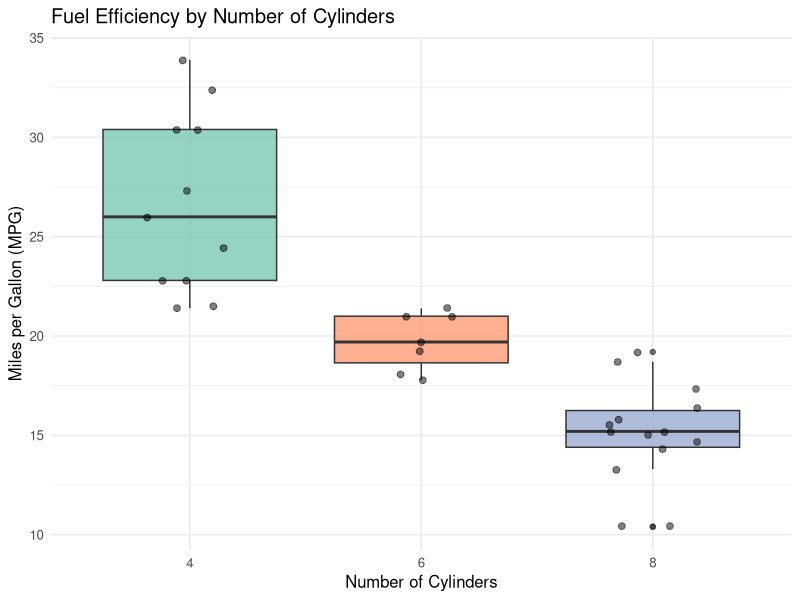
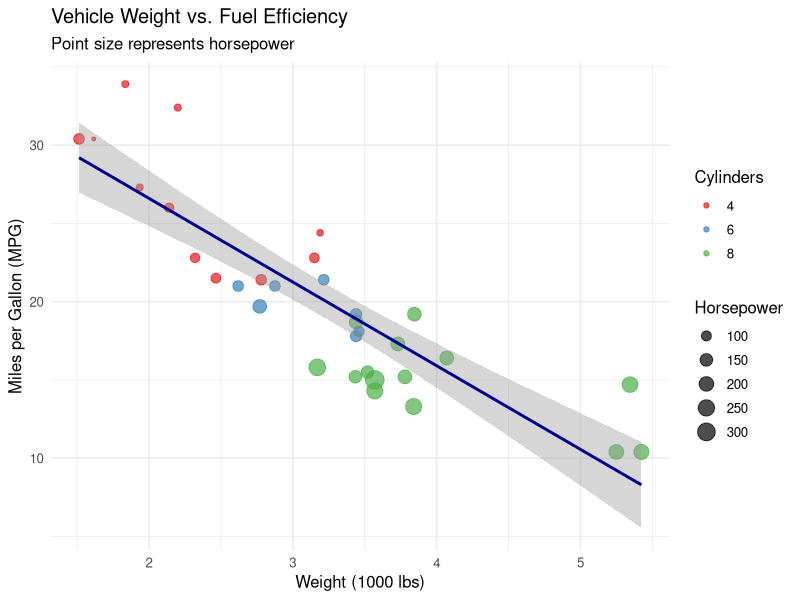
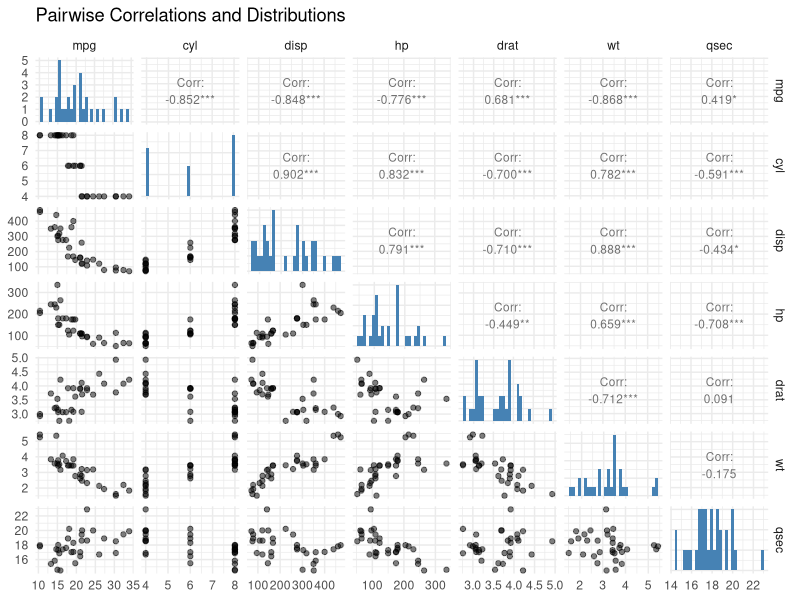
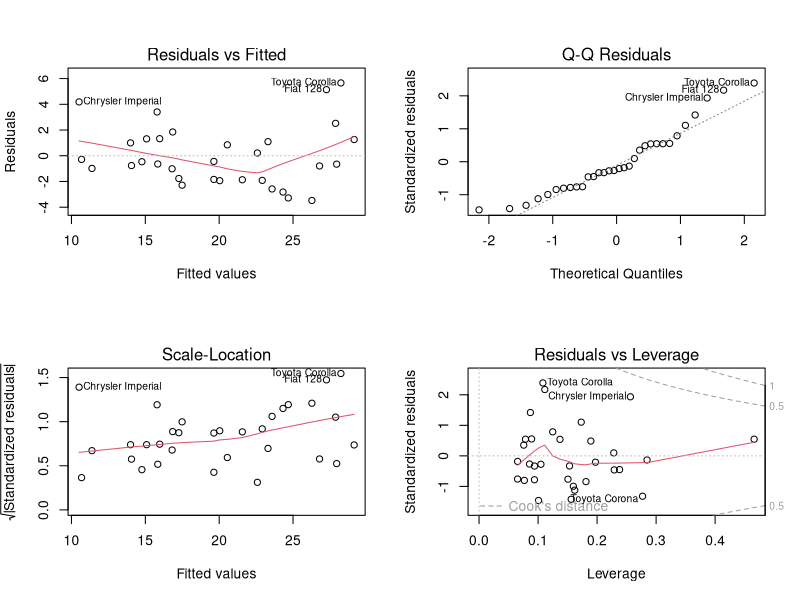

Write R code to recreate these figures, in order.
## ---- chunk 1
# Load required libraries
library(tidyverse)
library(knitr)
library(kableExtra)
library(GGally)
library(car)
library(broom)

# Set default theme for plots
theme_set(theme_minimal(base_size = 12))

# Load the data
data(mtcars)
## ---- chunk 2
#| label: tbl-descriptive
#| tbl-cap: "Descriptive Statistics for Key Variables"

# Calculate descriptive statistics
desc_stats <- mtcars %>%
  select(mpg, cyl, disp, hp, wt) %>%
  summarise(
    across(
      everything(),
      list(
        Mean = ~mean(., na.rm = TRUE),
        SD = ~sd(., na.rm = TRUE),
        Min = ~min(., na.rm = TRUE),
        Max = ~max(., na.rm = TRUE)
      ),
      .names = "{.col}_{.fn}"
    )
  ) %>%
  pivot_longer(
    everything(),
    names_to = c("Variable", "Statistic"),
    names_sep = "_"
  ) %>%
  pivot_wider(
    names_from = Statistic,
    values_from = value
  )

# Create formatted table
desc_stats %>%
  mutate(across(where(is.numeric), ~round(., 2))) %>%
  kable(
    col.names = c("Variable", "Mean", "SD", "Minimum", "Maximum"),
    align = c("l", "r", "r", "r", "r")
  ) %>%
  kable_styling(
    bootstrap_options = c("striped", "hover"),
    full_width = FALSE
  )
## ---- chunk 3
#| label: fig-distributions
#| fig-cap: "Distribution of Fuel Efficiency by Number of Cylinders"
#| fig-width: 8
#| fig-height: 5

ggplot(mtcars, aes(x = factor(cyl), y = mpg, fill = factor(cyl))) +
  geom_boxplot(alpha = 0.7) +
  geom_jitter(width = 0.2, alpha = 0.5, size = 2) +
  scale_fill_brewer(palette = "Set2") +
  labs(
    title = "Fuel Efficiency by Number of Cylinders",
    x = "Number of Cylinders",
    y = "Miles per Gallon (MPG)",
    fill = "Cylinders"
  ) +
  theme(legend.position = "none")
## ---- chunk 4
#| label: fig-scatter
#| fig-cap: "Relationship Between Weight and Fuel Efficiency"
#| fig-width: 8
#| fig-height: 5

ggplot(mtcars, aes(x = wt, y = mpg)) +
  geom_point(aes(color = factor(cyl), size = hp), alpha = 0.7) +
  geom_smooth(method = "lm", se = TRUE, color = "darkblue", linewidth = 1) +
  scale_color_brewer(palette = "Set1") +
  labs(
    title = "Vehicle Weight vs. Fuel Efficiency",
    subtitle = "Point size represents horsepower",
    x = "Weight (1000 lbs)",
    y = "Miles per Gallon (MPG)",
    color = "Cylinders",
    size = "Horsepower"
  )
## ---- chunk 5
#| label: fig-correlation
#| fig-cap: "Correlation Matrix of Vehicle Characteristics"
#| fig-width: 10
#| fig-height: 8

# Select numeric variables for correlation
mtcars_numeric <- mtcars %>%
  select(mpg, cyl, disp, hp, drat, wt, qsec)

# Create correlation plot
ggpairs(
  mtcars_numeric,
  upper = list(continuous = wrap("cor", size = 3)),
  lower = list(continuous = wrap("points", alpha = 0.5)),
  diag = list(continuous = wrap("barDiag", fill = "steelblue"))
) +
  theme_minimal() +
  labs(title = "Pairwise Correlations and Distributions")
## ---- chunk 6
# Fit simple linear model
model_simple <- lm(mpg ~ wt, data = mtcars)

# Display model summary
summary(model_simple)
## ---- chunk 7
# Fit multiple regression model
model_multiple <- lm(mpg ~ wt + hp + cyl + am, data = mtcars)

# Display model summary
summary(model_multiple)
## ---- chunk 8
#| label: tbl-regression
#| tbl-cap: "Comparison of Regression Models"

# Create comparison table
model_list <- list(
  "Model 1: Simple" = model_simple,
  "Model 2: Multiple" = model_multiple
)

# Extract model statistics
comparison <- map_df(model_list, glance, .id = "Model") %>%
  select(Model, r.squared, adj.r.squared, AIC, BIC, df, nobs)

# Format and display table
comparison %>%
  mutate(across(where(is.numeric), ~round(., 3))) %>%
  kable(
    col.names = c("Model", "R²", "Adj. R²", "AIC", "BIC", "df", "N"),
    align = c("l", rep("r", 6))
  ) %>%
  kable_styling(
    bootstrap_options = c("striped", "hover"),
    full_width = FALSE
  )
## ---- chunk 9
#| label: tbl-regression-detailed
#| tbl-cap: "Multiple Regression Model Coefficients"

# Create detailed regression table
tidy(model_multiple) %>%
  mutate(
    term = case_when(
      term == "(Intercept)" ~ "Intercept",
      term == "wt" ~ "Weight (1000 lbs)",
      term == "hp" ~ "Horsepower",
      term == "cyl" ~ "Cylinders",
      term == "am" ~ "Transmission (Manual)",
      TRUE ~ term
    ),
    across(c(estimate, std.error, statistic), ~round(., 3)),
    p.value = case_when(
      p.value < 0.001 ~ "< 0.001",
      p.value < 0.01 ~ "< 0.01",
      p.value < 0.05 ~ "< 0.05",
      TRUE ~ as.character(round(p.value, 3))
    )
  ) %>%
  kable(
    col.names = c("Predictor", "β", "SE", "t", "p"),
    align = c("l", rep("r", 4))
  ) %>%
  kable_styling(
    bootstrap_options = c("striped", "hover"),
    full_width = FALSE
  ) %>%
  add_header_above(c(" " = 1, "Coefficients" = 4))
## ---- chunk 10
#| label: fig-diagnostics
#| fig-cap: "Regression Diagnostic Plots"
#| fig-width: 10
#| fig-height: 8

# Create diagnostic plots
par(mfrow = c(2, 2))
plot(model_multiple)
par(mfrow = c(1, 1))
## ---- chunk 11
#| label: tbl-vif
#| tbl-cap: "Variance Inflation Factors for Multicollinearity Assessment"

# Calculate VIF
vif_values <- vif(model_multiple)

# Create table
data.frame(
  Predictor = names(vif_values),
  VIF = round(vif_values, 2)
) %>%
  arrange(desc(VIF)) %>%
  kable(align = c("l", "r")) %>%
  kable_styling(
    bootstrap_options = c("striped", "hover"),
    full_width = FALSE
  )
## ---- chunk 12
sessionInfo()
